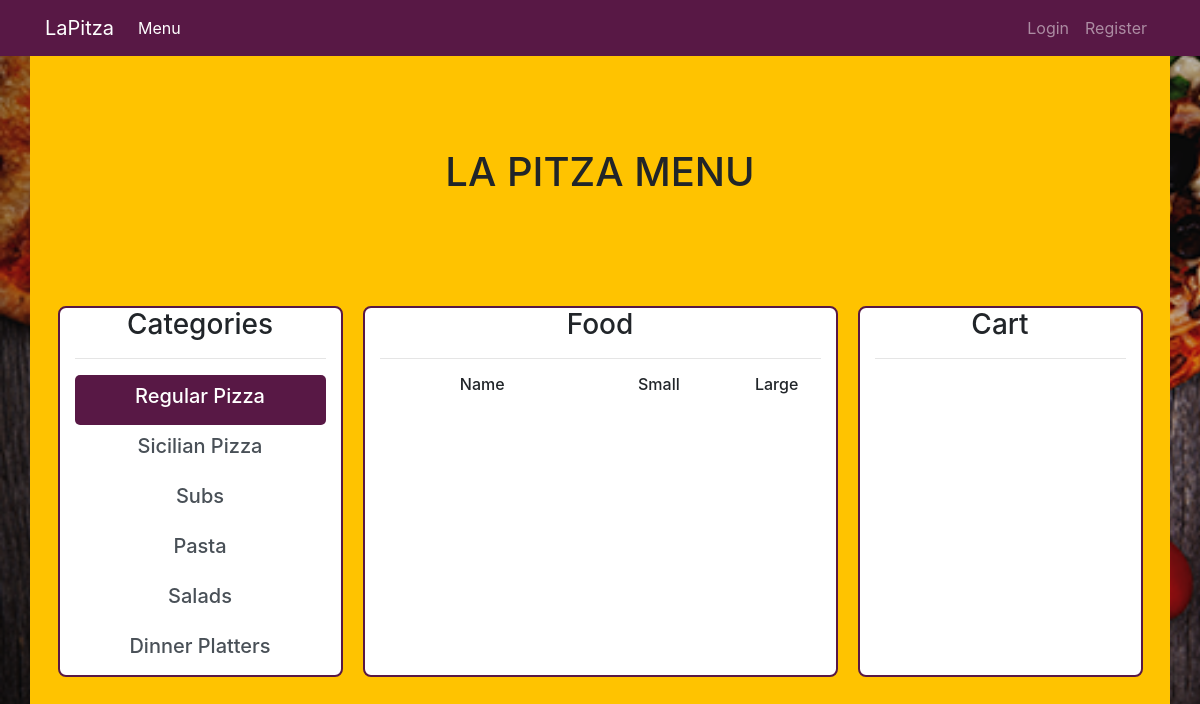
The page /menu on the database its author committed.
### pizza/models.py (models this page shows)
class Type(models.Model):
    name = models.CharField(max_length=64)
    def __str__(self):
        return f'{self.name}'

### pizza/views.py (the view)
# urls.py: path('menu', views.menu, name='menu'),
def menu(request):
    types = Type.objects.all().exclude(name='sub_topping')
    context = {
        'title':'Menu',
        'types': types,
    }
    return render(request, 'pizza/menu.html', context=context)

### pizza/templates/pizza/menu.html (shortened to what this page needs)
{% extends 'pizza/layout.html' %}
{% block head %}
  {% load static %}
{% endblock %}
{% block content %}
  <nav class="navbar navbar-expand-sm navbar-dark bg-lapitza">
    <div class="container">
      <a class="navbar-brand" href="{% url 'home' %}">LaPitza</a>
      <div class="collapse navbar-collapse" id="navbarSupportedContent">
       <ul class="navbar-nav mr-auto">
         <li class="nav-item active">
           <a class="nav-link" href="{% url 'menu' %}">Menu<span class="sr-only">(current)</span></a>
         </li>
       </ul>
       <ul class="navbar-nav ml-auto">
         {% if user.is_authenticated %}
         <li class="nav-item">
           <a class="nav-link" href="{% url 'logout' %}">Logout</a>
         </li>
         {% else %}
         <li class="nav-item">
           <a class="nav-link" href="{% url 'login' %}">Login</a>
         </li>
         <li class="nav-item">
           <a class="nav-link" href="{% url 'login' %}">Register</a>
         </li>
         {% endif %}
       </ul>
      </div>
    </div>
  </nav>
  <div class="container menu-container">
    <div style="height:15em;" class="row justify-content-md-center align-items-center">
      <div class="col-md-auto text-center">
        <h1>LA PITZA MENU</h1>
      </div>
    </div>
    <div class="row justify-content-md-center  main-row">
      <div class=" menu categories list-group col-md-3 text-center" id="list-tab" role="tablist">
        <h3>Categories</h3><hr>
        {% for type in types %}
          {% if forloop.first %}
            <div class="list-group-item-action item category active" data-toggle="list" data-category="{{type.id}}" data-category_name="{{type}}"> <h5>{{type}}</h5></div>
          {% else %}
              <div class=" list-group-item-action item category" data-toggle="list" data-category="{{type.id}}"> <h5>{{type}}</h5></div>
          {% endif %}
        {% endfor %}
      </div>
      <div class="col-md-5 text-center menu foodlist">
        <h3>Food</h3><hr>
        <div class="row justify-content-md-center align-items-center ">
          <div class="col-6">
            <h6>Name</h6>
          </div>
          <div class="col">
            <h6>Small</h6>
          </div>
          <div class="col">
            <h6>Large</h6>
          </div>
        </div>
      </div>
      <div class="col-md-3 text-center menu shopping-cart">
        <h3>Cart</h3><hr>
      </div>
    </div>
  </div>
{% endblock %}

### pizza/static/pizza/stylesheets/main.css (style rules this page uses)
body { background: url("../imgs/pizza-background.png") no-repeat; background-size: cover; }
.menu-container { background: #FFC300 !important; width: 100vw; min-height: 100vh; }
.menu-container .menu { background: white; margin: 10px; border-radius: 8px; border: 2px solid #581845; }
.menu-container .main-row { height: fit-content; }
.menu-container .main-row .list-group { display: block; }
.categories { padding: 0px; }
.categories .item { height: 50px; width: 100%; margin: 0; display: grid; align-items: center; }
.categories .selected, .categories .active, .categories .item:hover { background: #581845 !important; color: white !important; border-radius: 5px; }
.shopping-cart, .foodlist { min-height: 300px; }
.bg-lapitza { background-color: #581845 !important; }
.col-md-3 { padding-left: 15px !important; }

### rows shown on the page
Type: name "Regular Pizza"
Type: name "Sicilian Pizza"
Type: name "Subs"
Type: name "Pasta"
Type: name "Salads"
Type: name "Dinner Platters"
